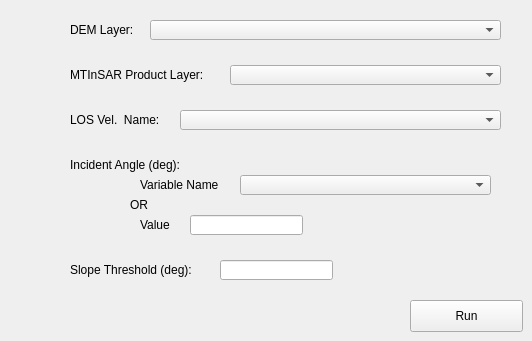
         <widget class="QWidget" name="tab_13">
          <attribute name="title">
           <string>Slope Vel.</string>
          </attribute>
          <widget class="QLabel" name="label_66">
           <property name="geometry">
            <rect>
             <x>70</x>
             <y>20</y>
             <width>81</width>
             <height>20</height>
            </rect>
           </property>
           <property name="text">
            <string>DEM Layer:</string>
           </property>
          </widget>
          <widget class="QComboBox" name="comboBox_20">
           <property name="geometry">
            <rect>
             <x>230</x>
             <y>65</y>
             <width>271</width>
             <height>20</height>
            </rect>
           </property>
          </widget>
          <widget class="QLabel" name="label_67">
           <property name="geometry">
            <rect>
             <x>70</x>
             <y>65</y>
             <width>151</width>
             <height>20</height>
            </rect>
           </property>
           <property name="text">
            <string>MTInSAR Product Layer:</string>
           </property>
          </widget>
          <widget class="QComboBox" name="comboBox_21">
           <property name="geometry">
            <rect>
             <x>150</x>
             <y>20</y>
             <width>351</width>
             <height>20</height>
            </rect>
           </property>
          </widget>
          <widget class="QComboBox" name="comboBox_22">
           <property name="geometry">
            <rect>
             <x>180</x>
             <y>110</y>
             <width>321</width>
             <height>20</height>
            </rect>
           </property>
          </widget>
          <widget class="QLabel" name="label_68">
           <property name="geometry">
            <rect>
             <x>70</x>
             <y>110</y>
             <width>101</width>
             <height>20</height>
            </rect>
           </property>
           <property name="text">
            <string>LOS Vel.  Name:</string>
           </property>
          </widget>
          <widget class="QLabel" name="label_69">
           <property name="geometry">
            <rect>
             <x>140</x>
             <y>175</y>
             <width>101</width>
             <height>20</height>
            </rect>
           </property>
           <property name="text">
            <string>Variable Name</string>
           </property>
          </widget>
          <widget class="QLineEdit" name="lineEdit_21">
           <property name="geometry">
            <rect>
             <x>190</x>
             <y>215</y>
             <width>113</width>
             <height>20</height>
            </rect>
           </property>
          </widget>
          <widget class="QComboBox" name="comboBox_23">
           <property name="geometry">
            <rect>
             <x>240</x>
             <y>175</y>
             <width>251</width>
             <height>20</height>
            </rect>
           </property>
          </widget>
          <widget class="QLabel" name="label_70">
           <property name="geometry">
            <rect>
             <x>140</x>
             <y>215</y>
             <width>51</width>
             <height>20</height>
            </rect>
           </property>
           <property name="text">
            <string>Value</string>
           </property>
          </widget>
          <widget class="QLabel" name="label_71">
           <property name="geometry">
            <rect>
             <x>70</x>
             <y>155</y>
             <width>141</width>
             <height>20</height>
            </rect>
           </property>
           <property name="text">
            <string>Incident Angle (deg):</string>
           </property>
          </widget>
          <widget class="QLabel" name="label_72">
           <property name="geometry">
            <rect>
             <x>130</x>
             <y>195</y>
             <width>141</width>
             <height>20</height>
            </rect>
           </property>
           <property name="text">
            <string>OR</string>
           </property>
          </widget>
          <widget class="QLabel" name="label_73">
           <property name="geometry">
            <rect>
             <x>70</x>
             <y>260</y>
             <width>141</width>
             <height>20</height>
            </rect>
           </property>
           <property name="text">
            <string>Slope Threshold (deg):</string>
           </property>
          </widget>
          <widget class="QLineEdit" name="lineEdit_22">
           <property name="geometry">
            <rect>
             <x>220</x>
             <y>260</y>
             <width>113</width>
             <height>20</height>
            </rect>
           </property>
          </widget>
          <widget class="QPushButton" name="pushButton_8">
           <property name="geometry">
            <rect>
             <x>410</x>
             <y>300</y>
             <width>113</width>
             <height>32</height>
            </rect>
           </property>
           <property name="text">
            <string>Run</string>
           </property>
          </widget>
         </widget>
